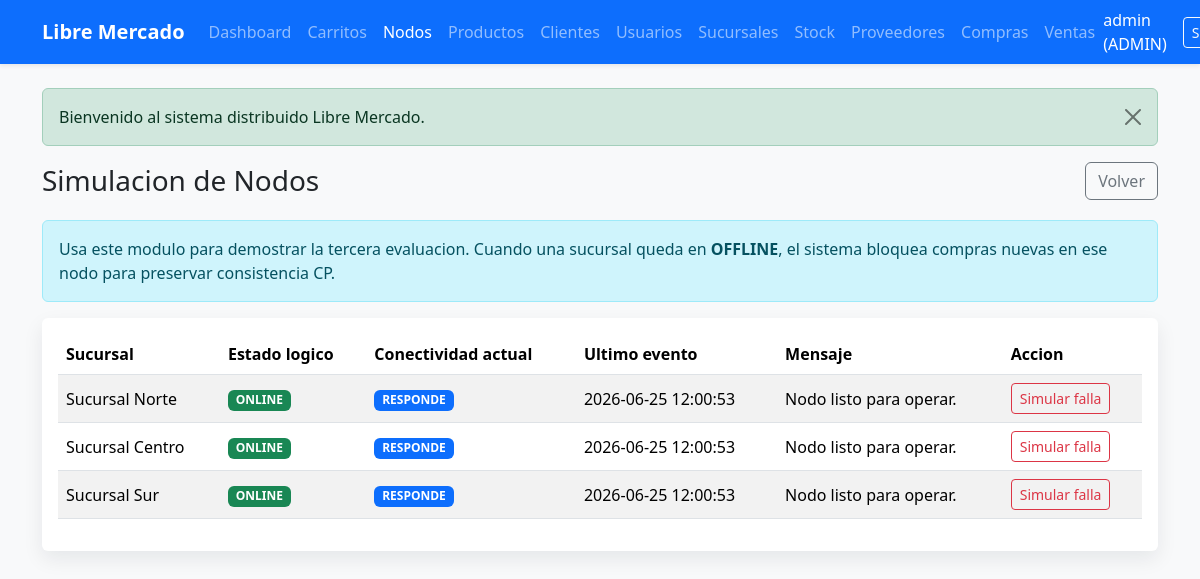
The app's page /nodos.php (signed in) with its own data.
### tables this page shows
CREATE TABLE IF NOT EXISTS node_status (
    id_sucursal INT PRIMARY KEY,
    online TINYINT(1) NOT NULL DEFAULT 1,
    status_message VARCHAR(255) NULL,
    updated_at TIMESTAMP DEFAULT CURRENT_TIMESTAMP ON UPDATE CURRENT_TIMESTAMP,
    CONSTRAINT fk_node_status_sucursal FOREIGN KEY (id_sucursal) REFERENCES sucursales(id_sucursal)
);

CREATE TABLE IF NOT EXISTS sucursales (
    id_sucursal INT PRIMARY KEY,
    nombre VARCHAR(120) NOT NULL,
    INDEX idx_sucursal_nombre (nombre)
);

### includes/auth.php (called while the page is built, shortened)
<?php
require_once __DIR__ . '/helpers.php';
function currentUser(): ?array
{
    return $_SESSION['user'] ?? null;
}
function currentUserRole(): ?string
{
    return currentUser()['rol'] ?? null;
}
function isAdmin(): bool
{
    return currentUserRole() === 'ADMIN';
}

### includes/helpers.php (called while the page is built, shortened)
<?php
function getFlash(): ?array
{
    $flash = $_SESSION['flash'];
    return $flash;
}
function e(mixed $value): string
{
    return htmlspecialchars((string) $value, ENT_QUOTES, 'UTF-8');
}

### config/db_central.php (called while the page is built, shortened)
<?php
function dbCentral(): PDO
{
    $host = envValue('DB_CENTRAL_HOST', envValue('DB_HOST', '127.0.0.1'));
    $port = envValue('DB_CENTRAL_PORT', envValue('DB_PORT', '3306'));
    $db = envValue('DB_CENTRAL_NAME', 'libre_mercado_central');
    $user = envValue('DB_CENTRAL_USER', envValue('DB_USER', 'root'));
    $pass = envValue('DB_CENTRAL_PASS', envValue('DB_PASS', ''));
    $pdo = createPdoWithRetry(
        "mysql:host={$host};port={$port};dbname={$db};charset=utf8mb4",
        $user,
        $pass,
        [
            PDO::ATTR_ERRMODE => PDO::ERRMODE_EXCEPTION,
            PDO::ATTR_DEFAULT_FETCH_MODE => PDO::FETCH_ASSOC,
            PDO::ATTR_EMULATE_PREPARES => false,
        ],
        10,
        1500
    );
    return $pdo;
}

### models/Nodo.php (called while the page is built, shortened)
<?php
require_once __DIR__ . '/../config/db_central.php';
class Nodo
{
    private PDO $dbCentral;
    public function __construct()
    {
        $this->dbCentral = dbCentral();
    }
    public function all(): array
    {
        $stmt = $this->dbCentral->query(
            'SELECT ns.*, s.nombre
             FROM node_status ns
             INNER JOIN sucursales s ON s.id_sucursal = ns.id_sucursal
             ORDER BY ns.id_sucursal ASC'
        );
        return $stmt->fetchAll();
    }
    public function actualConnectivity(int $sucursalId): bool
    {
        try {
            $pdo = dbSucursalById($sucursalId);
            $stmt = $pdo->query('SELECT 1');
            return (bool) $stmt->fetchColumn();
        } catch (Throwable) {
            return false;
        }
    }
}

### nodos.php (the view, shortened to what this page needs)
<?php
require_once __DIR__ . '/includes/auth.php';
require_once __DIR__ . '/models/Nodo.php';
$currentModule = 'nodos';
$model = new Nodo();
$nodes = $model->all();
require __DIR__ . '/includes/header.php';
?>
<?php require __DIR__ . '/includes/flash.php'; ?>
<div class="page-title">
    <h1 class="h3 mb-0">Simulacion de Nodos</h1>
    <a href="dashboard.php" class="btn btn-outline-secondary">Volver</a>
</div>
<div class="alert alert-info">
    Usa este modulo para demostrar la tercera evaluacion. Cuando una sucursal queda en <strong>OFFLINE</strong>, el sistema bloquea compras nuevas en ese nodo para preservar consistencia CP.
</div>
<div class="card card-shadow border-0">
    <div class="card-body table-responsive">
        <table class="table table-striped align-middle">
            <thead>
                <tr>
                    <th>Sucursal</th>
                    <th>Estado logico</th>
                    <th>Conectividad actual</th>
                    <th>Ultimo evento</th>
                    <th>Mensaje</th>
                    <th>Accion</th>
                </tr>
            </thead>
            <tbody>
                <?php foreach ($nodes as $node): ?>
                    <?php $online = (int) $node['online'] === 1; ?>
                    <tr data-node-row="<?= (int) $node['id_sucursal'] ?>">
                        <td><?= e($node['nombre']) ?></td>
                        <td>
                            <span class="badge <?= $online ? 'text-bg-success' : 'text-bg-danger' ?>" data-node-status>
                                <?= $online ? 'ONLINE' : 'OFFLINE' ?>
                            </span>
                        </td>
                        <td>
                            <?php $reachable = $model->actualConnectivity((int) $node['id_sucursal']); ?>
                            <span class="badge <?= $reachable ? 'text-bg-primary' : 'text-bg-secondary' ?>">
                                <?= $reachable ? 'RESPONDE' : 'SIN RESPUESTA' ?>
                            </span>
                        </td>
                        <td data-node-date><?= e((string) ($node['updated_at'] ?? '')) ?></td>
                        <td data-node-message><?= e((string) ($node['status_message'] ?? '')) ?></td>
                        <td>
                            <button
                                type="button"
                                class="btn btn-sm <?= $online ? 'btn-outline-danger' : 'btn-outline-success' ?>"
                                data-toggle-node
                                data-id-sucursal="<?= (int) $node['id_sucursal'] ?>"
                                data-next-state="<?= $online ? '0' : '1' ?>"
                            >
                                <?= $online ? 'Simular falla' : 'Recuperar nodo' ?>
                            </button>
                        </td>
                    </tr>
                <?php endforeach; ?>
            </tbody>
        </table>
    </div>
</div>
<?php require __DIR__ . '/includes/footer.php'; ?>

### includes/header.php (shortened to what this page needs)
<?php
require_once __DIR__ . '/auth.php';
$user = currentUser();
$currentModule = $currentModule ?? '';
?>
<!doctype html>
<html lang="es">
<head>
    <link href="https://cdn.jsdelivr.net/npm/bootstrap@5.3.3/dist/css/bootstrap.min.css" rel="stylesheet">
    <link href="assets/css/styles.css" rel="stylesheet">
</head>
<body class="bg-light">
<nav class="navbar navbar-expand-lg navbar-dark bg-primary shadow-sm">
    <div class="container">
        <a class="navbar-brand fw-bold" href="dashboard.php">Libre Mercado</a>
        <div class="collapse navbar-collapse" id="mainNavbar">
            <?php if ($user): ?>
                <ul class="navbar-nav me-auto mb-2 mb-lg-0">
                    <li class="nav-item"><a class="nav-link <?= $currentModule === 'dashboard' ? 'active' : '' ?>" href="dashboard.php">Dashboard</a></li>
                    <li class="nav-item"><a class="nav-link <?= $currentModule === 'carritos' ? 'active' : '' ?>" href="carritos.php">Carritos</a></li>
                    <?php if (isAdmin()): ?>
                        <li class="nav-item"><a class="nav-link <?= $currentModule === 'nodos' ? 'active' : '' ?>" href="nodos.php">Nodos</a></li>
                        <li class="nav-item"><a class="nav-link <?= $currentModule === 'productos' ? 'active' : '' ?>" href="productos.php">Productos</a></li>
                        <li class="nav-item"><a class="nav-link <?= $currentModule === 'clientes' ? 'active' : '' ?>" href="clientes.php">Clientes</a></li>
                        <li class="nav-item"><a class="nav-link <?= $currentModule === 'usuarios' ? 'active' : '' ?>" href="usuarios.php">Usuarios</a></li>
                        <li class="nav-item"><a class="nav-link <?= $currentModule === 'sucursales' ? 'active' : '' ?>" href="sucursales.php">Sucursales</a></li>
                        <li class="nav-item"><a class="nav-link <?= $currentModule === 'stock' ? 'active' : '' ?>" href="stock.php">Stock</a></li>
                        <li class="nav-item"><a class="nav-link <?= $currentModule === 'proveedores' ? 'active' : '' ?>" href="proveedores.php">Proveedores</a></li>
                        <li class="nav-item"><a class="nav-link <?= $currentModule === 'compras' ? 'active' : '' ?>" href="compras.php">Compras</a></li>
                        <li class="nav-item"><a class="nav-link <?= $currentModule === 'ventas' ? 'active' : '' ?>" href="ventas.php">Ventas</a></li>
                    <?php endif; ?>
                </ul>
                <div class="d-flex align-items-center gap-3 text-white">
                    <span><?= e($user['username']) ?> (<?= e($user['rol']) ?>)</span>
                    <a class="btn btn-outline-light btn-sm" href="logout.php">Salir</a>
                </div>
            <?php endif; ?>
        </div>
    </div>
</nav>
<main class="container py-4">

### includes/flash.php (shortened to what this page needs)
<?php
$flash = getFlash();
if ($flash): ?>
    <div class="alert alert-<?= e($flash['type']) ?> alert-dismissible fade show" role="alert">
        <?= e($flash['message']) ?>
        <button type="button" class="btn-close" data-bs-dismiss="alert"></button>
    </div>
<?php endif; ?>

### includes/footer.php (shortened to what this page needs)
    </main>
</body>
</html>

### assets/css/styles.css (style rules this page uses)
body { min-height: 100vh; }
.card-shadow { box-shadow: 0 0.5rem 1.25rem rgba(15, 23, 42, 0.08); }
.page-title { display: flex; justify-content: space-between; align-items: center; gap: 1rem; margin-bottom: 1.25rem; }
.table-responsive { border-radius: 0.75rem; }

### records on screen
node_status: id_sucursal.nombre "Sucursal Norte", online "ONLINE", shows "RESPONDE", updated_at "2026-06-25 12:00:53", status_message "Nodo listo para operar."
node_status: id_sucursal.nombre "Sucursal Centro", online "ONLINE", shows "RESPONDE", updated_at "2026-06-25 12:00:53", status_message "Nodo listo para operar."
node_status: id_sucursal.nombre "Sucursal Sur", online "ONLINE", shows "RESPONDE", updated_at "2026-06-25 12:00:53", status_message "Nodo listo para operar."

### other values on screen
$user['username'] "admin"
$user['rol'] "ADMIN"
$flash['message'] "Bienvenido al sistema distribuido Libre Mercado."
